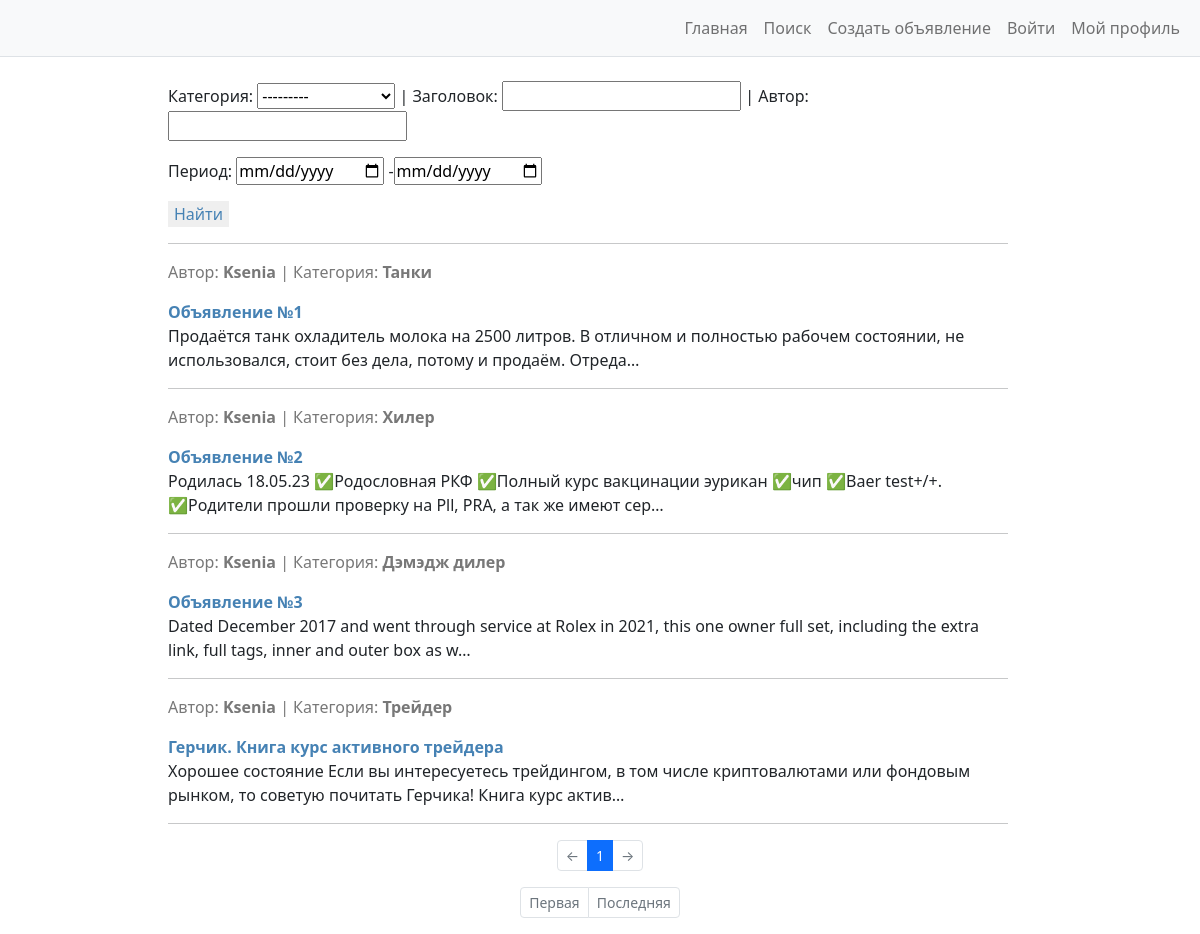
The app's page /search/, older data.
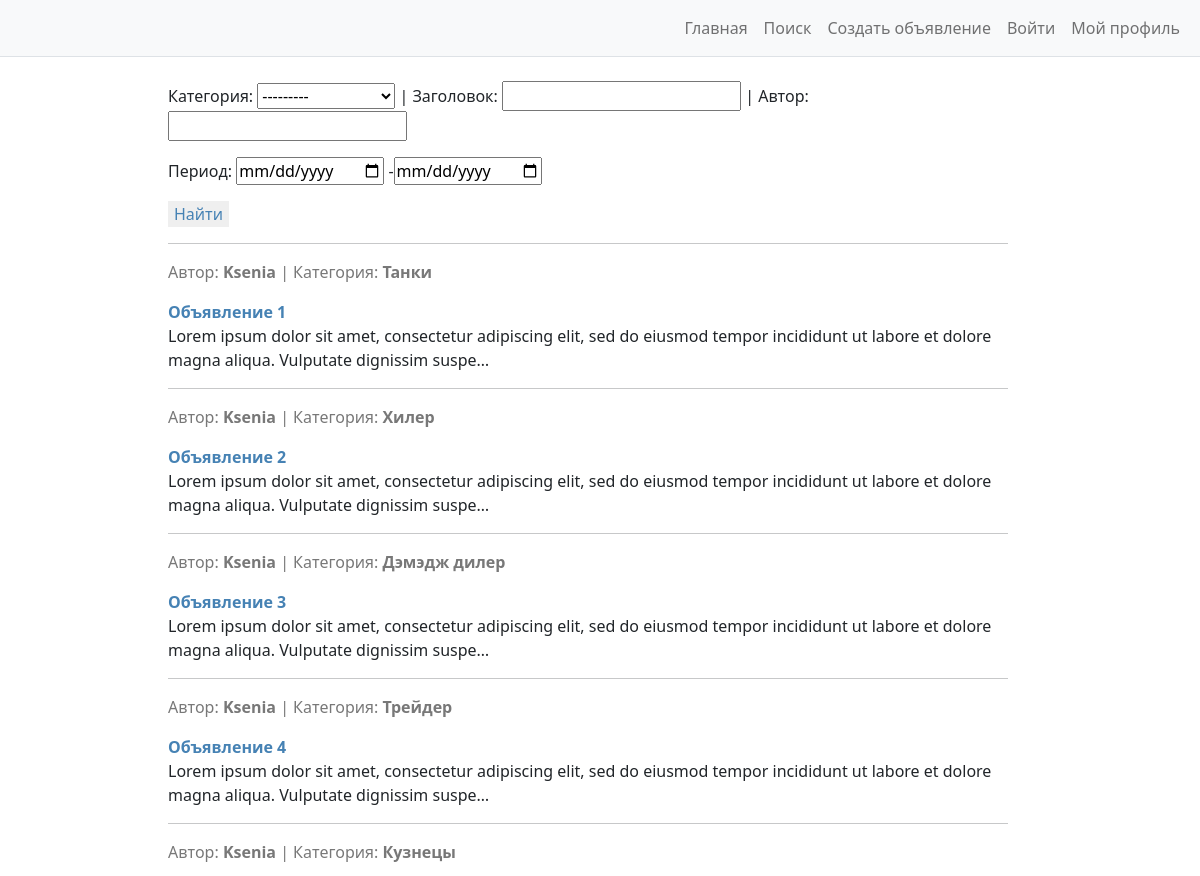
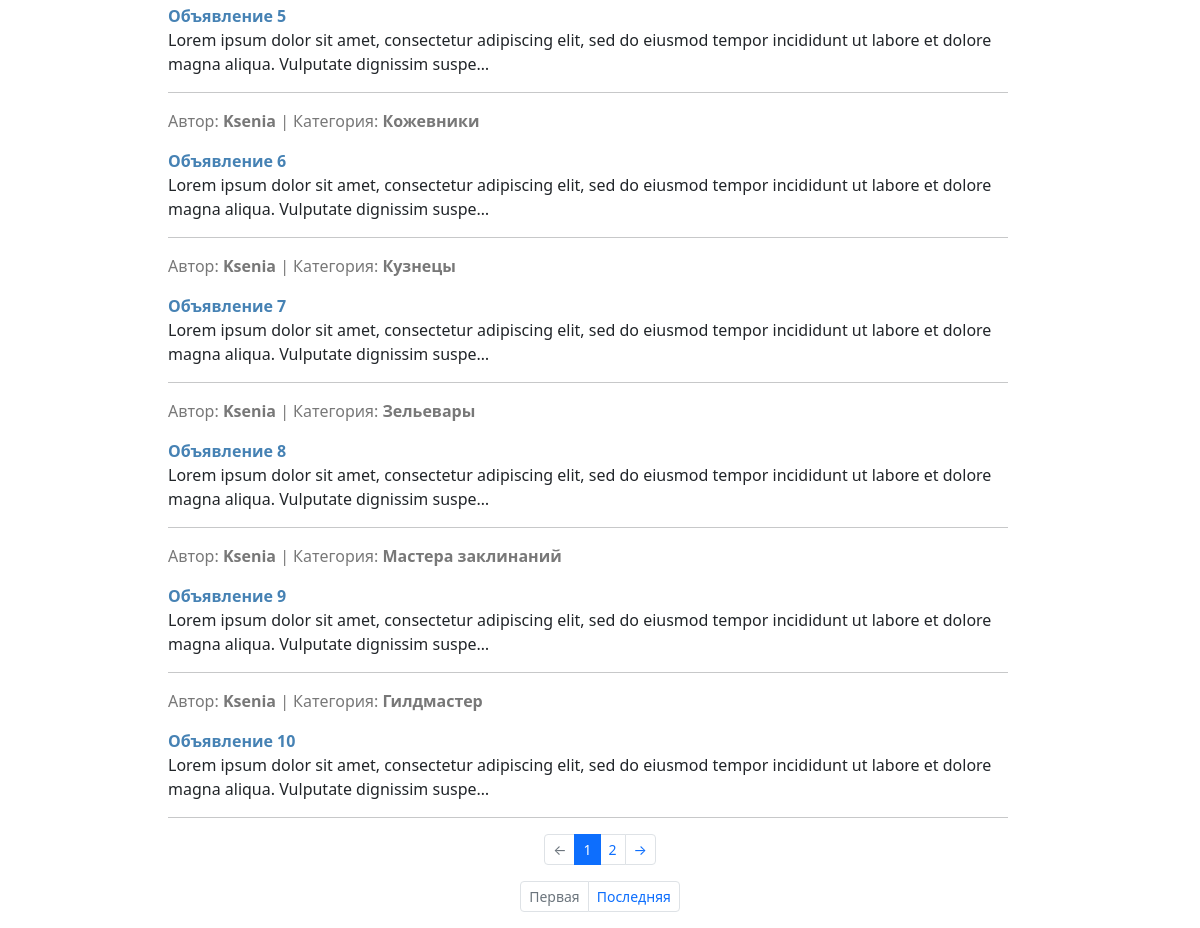
The same page, newer data (2 pictures, top to bottom).
### advertisments/models.py (models this page shows, shortened)
class Ad(models.Model):
    pub_date = models.DateTimeField(
        auto_now_add=True
    )
    author = models.ForeignKey(
        to=User,
        on_delete=models.CASCADE,
    )
    title = models.CharField(
        max_length=255,
        help_text='До 255 символов',
    )
    category = models.CharField(
        max_length=18,
        choices=CATEGORIES,
        default=None,
    )
    content = RichTextUploadingField(
        blank=True
    )
    class Meta:
        ordering = ['pub_date']
        verbose_name = 'Объявление'
        verbose_name_plural = 'Объявления'

### advertisments/views.py (the view)
# urls.py: path('search/', AdsSearchView.as_view(), name='ads_search'),
class AdsSearchView(ListView):
    model = Ad
    template_name = 'ads_search.html'
    context_object_name = 'ads'
    paginate_by = 5
    def get_context_data(self, *, object_list=None, **kwargs):
        context = super().get_context_data()
        context['filter'] = AdsFilter(self.request.GET, queryset=self.get_queryset())
        return context

### advertisments/templatetags/advertisments_tags.py (called while the page is built)
@register.simple_tag(takes_context=True)
def url_replace(context, **kwargs):
    context_copy = context['request'].GET.copy()
    for key, value in kwargs.items():
        context_copy[key] = value
    return context_copy.urlencode()

### advertisments/templates/ads_search.html (shortened to what this page needs)
 {% extends 'base.html' %}
{% load advertisments_tags %}
{% block content %}
<div class="container-fluid" id="centerLayer">
    <br />
    <form method="GET">
        <p>
            Категория: {{ filter.form.category }} |
            Заголовок: {{ filter.form.title }} |
            Автор: {{ filter.form.author }}
        </p>
        <p>
            Период: {{ filter.form.pub_date }}
        </p>
        <p>
            <input type="submit" value="Найти" style="color: #4682B4; border: #4682B4">
        </p>
        <hr>
    </form>
    {% if ads %}
        {% for ad in filter.qs %}
            <p style="color:rgb(120, 120, 120)">
                Автор: <b>{{ ad.author }}</b> | Категория: <b>{{ ad.category }}</b>
            </p>
            <p>
                <a style="color:#4682B4" href="{% url 'ads_detail' ad.id %}"><b>{{ ad.title }}</b></a>
                <br />
                {{ ad.content|striptags|truncatechars:150 }}
            </p>
            <hr>
        {% endfor %}
    {% else %}
        <h3>К сожалению, объявлений, подходящих по данным параметрам нет.</h3>
    {% endif %}
</div>
<nav aria-label="Page navigation example">
    <ul class="pagination pagination-sm justify-content-center">
        {% if page_obj.has_previous %}
        <li class="page-item">
            <a class="page-link" href="?{% url_replace page=page_obj.previous_page_number %}">
                ←
            </a>
        </li>
        {% else %}
        <li class="page-item disabled">
            <a class="page-link" href="#">
                ←
            </a>
        </li>
        {% endif %}
        {% if page_obj.paginator.num_pages <= 5 %}
        {% for page_num in page_obj.paginator.page_range %}
        {% if page_num == page_obj.number %}
        <li class="page-item active" aria-current="page">
            <a class="page-link" href="?{% url_replace page=page_num %}">
                {{ page_num }}
            </a>
        </li>
        {% else %}
        <li class="page-item">
            <a class="page-link" href="?{% url_replace page=page_num %}">
                {{ page_num }}
            </a>
        </li>
        {% endif %}
        {% endfor %}
        {% endif %}
        {% if page_obj.has_next %}
        <li class="page-item">
            <a class="page-link" href="?{% url_replace page=page_obj.next_page_number %}">
                →
            </a>
        </li>
        {% else %}
        <li class="page-item disabled">
            <a class="page-link" href="#">
                →
            </a>
        </li>
        {% endif %}
    </ul>
</nav>
<nav aria-label="Page navigation example">
    <ul class="pagination pagination-sm justify-content-center">
        {% if page_obj.has_previous %}
        <li class="page-item">
            <a class="page-link" href="?{% url_replace page=1 %}">
                Первая
            </a>
        </li>
        {% else %}
        <li class="page-item disabled">
            <a class="page-link" href="#">
                Первая
            </a>
        </li>
        {% endif %}
        {% if page_obj.has_next %}
        <li class="page-item">
            <a class="page-link" href="?{% url_replace page=page_obj.paginator.num_pages %}">
                Последняя
            </a>
        </li>
        {% else %}
        <li class="page-item disabled">
            <a class="page-link" href="#">
                Последняя
            </a>
        </li>
        {% endif %}
    </ul>
</nav>
{% endblock content %}

### templates/base.html (shortened to what this page needs)
<!DOCTYPE html>
<html lang="ru">
    <head>
        {% load static %}
        <link href="{% static 'css/styles.css' %}" rel="stylesheet" />
    </head>
    <body>
        <div class="d-flex" id="wrapper">
            <div id="page-content-wrapper">
                <nav class="navbar navbar-expand-lg navbar-light bg-light border-bottom">
                    <div class="container-fluid">
                        <div class="collapse navbar-collapse" id="navbarSupportedContent">
                            <ul class="navbar-nav ms-auto mt-2 mt-lg-0">
                                <li class="nav-item active">
                                    <a class="nav-link" href="{% url 'ads_list' %}">Главная</a>
                                </li>
                                <li class="nav-item active">
                                    <a class="nav-link" href="{% url 'ads_search' %}">Поиск</a>
                                </li>
                                <li class="nav-item active">
                                    <a class="nav-link" href="{% url 'ads_create' %}">Создать объявление</a>
                                </li>
                                <li class="nav-item active"><a class="nav-link" href="{% url 'register_url' %}">Войти</a></li>
                                <li class="nav-item active"><a class="nav-link" href="#!">Мой профиль</a></li>
                            </ul>
                        </div>
                    </div>
                </nav>
                {% block content %}
                {% endblock content %}
            </div>
        </div>
    </body>
</html>

### templates/base.html (style rules this page uses)
#centerLayer { margin-left: 13%; width: 72%; }
a { text-decoration: none }

Row changes from the older to the newer data that the page shows:
changed Ad "Танки": title "Объявление №1" → "Объявление 1"; content "Продаётся танк охладитель молока на 2500 литров. В отличном и полностью рабочем состоянии, не использовался, стоит без дела, потому и продаём. Отреда…" → "Lorem ipsum dolor sit amet, consectetur adipiscing elit, sed do eiusmod tempor incididunt ut labore et dolore magna aliqua. Vulputate dignissim suspe…"
changed Ad "Хилер": title "Объявление №2" → "Объявление 2"; content "Родилась 18.05.23 ✅Родословная РКФ ✅Полный курс вакцинации эурикан ✅чип ✅Baer test+/+. ✅Родители прошли проверку на Pll, PRA, а так же имеют сер…" → "Lorem ipsum dolor sit amet, consectetur adipiscing elit, sed do eiusmod tempor incididunt ut labore et dolore magna aliqua. Vulputate dignissim suspe…"
changed Ad "Дэмэдж дилер": title "Объявление №3" → "Объявление 3"; content "Dated December 2017 and went through service at Rolex in 2021, this one owner full set, including the extra link, full tags, inner and outer box as w…" → "Lorem ipsum dolor sit amet, consectetur adipiscing elit, sed do eiusmod tempor incididunt ut labore et dolore magna aliqua. Vulputate dignissim suspe…"
changed Ad "Трейдер": title "Герчик. Книга курс активного трейдера" → "Объявление 4"; content "Хорошее состояние Если вы интересуетесь трейдингом, в том числе криптовалютами или фондовым рынком, то советую почитать Герчика! Книга курс актив…" → "Lorem ipsum dolor sit amet, consectetur adipiscing elit, sed do eiusmod tempor incididunt ut labore et dolore magna aliqua. Vulputate dignissim suspe…"
added Ad: author "Ksenia", category "Кузнецы", title "Объявление 5", content "Lorem ipsum dolor sit amet, consectetur adipiscing elit, sed do eiusmod tempor incididunt ut labore et dolore magna aliqua. Vulputate dignissim suspe…"
added Ad: author "Ksenia", category "Кожевники", title "Объявление 6", content "Lorem ipsum dolor sit amet, consectetur adipiscing elit, sed do eiusmod tempor incididunt ut labore et dolore magna aliqua. Vulputate dignissim suspe…"
added Ad: author "Ksenia", category "Кузнецы", title "Объявление 7", content "Lorem ipsum dolor sit amet, consectetur adipiscing elit, sed do eiusmod tempor incididunt ut labore et dolore magna aliqua. Vulputate dignissim suspe…"
added Ad: author "Ksenia", category "Зельевары", title "Объявление 8", content "Lorem ipsum dolor sit amet, consectetur adipiscing elit, sed do eiusmod tempor incididunt ut labore et dolore magna aliqua. Vulputate dignissim suspe…"
added Ad: author "Ksenia", category "Мастера заклинаний", title "Объявление 9", content "Lorem ipsum dolor sit amet, consectetur adipiscing elit, sed do eiusmod tempor incididunt ut labore et dolore magna aliqua. Vulputate dignissim suspe…"
added Ad: author "Ksenia", category "Гилдмастер", title "Объявление 10", content "Lorem ipsum dolor sit amet, consectetur adipiscing elit, sed do eiusmod tempor incididunt ut labore et dolore magna aliqua. Vulputate dignissim suspe…"
Text that changed along with them:
new list line: "2"
